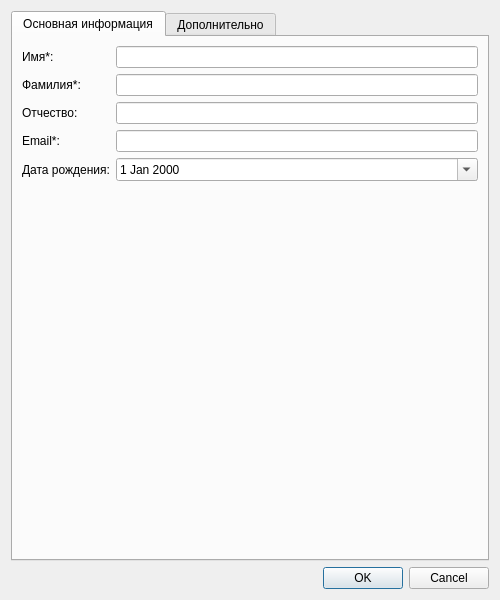
<?xml version="1.0" encoding="UTF-8"?>
<ui version="4.0">
 <class>EditContactDialog</class>
 <widget class="QDialog" name="EditContactDialog">
  <property name="geometry">
   <rect>
    <x>0</x>
    <y>0</y>
    <width>500</width>
    <height>600</height>
   </rect>
  </property>
  <property name="windowTitle">
   <string>Редактирование контакта</string>
  </property>
  <layout class="QVBoxLayout" name="verticalLayout">
   <item>
    <widget class="QTabWidget" name="tabWidget">
     <property name="currentIndex">
      <number>0</number>
     </property>
     <widget class="QWidget" name="tab">
      <attribute name="title">
       <string>Основная информация</string>
      </attribute>
      <layout class="QFormLayout" name="formLayout">
       <item row="0" column="0">
        <widget class="QLabel" name="firstNameLabel">
         <property name="text">
          <string>Имя*:</string>
         </property>
        </widget>
       </item>
       <item row="0" column="1">
        <widget class="QLineEdit" name="firstNameEdit"/>
       </item>
       <item row="1" column="0">
        <widget class="QLabel" name="lastNameLabel">
         <property name="text">
          <string>Фамилия*:</string>
         </property>
        </widget>
       </item>
       <item row="1" column="1">
        <widget class="QLineEdit" name="lastNameEdit"/>
       </item>
       <item row="2" column="0">
        <widget class="QLabel" name="patronymicLabel">
         <property name="text">
          <string>Отчество:</string>
         </property>
        </widget>
       </item>
       <item row="2" column="1">
        <widget class="QLineEdit" name="patronymicEdit"/>
       </item>
       <item row="3" column="0">
        <widget class="QLabel" name="emailLabel">
         <property name="text">
          <string>Email*:</string>
         </property>
        </widget>
       </item>
       <item row="3" column="1">
        <widget class="QLineEdit" name="emailEdit"/>
       </item>
       <item row="4" column="0">
        <widget class="QLabel" name="birthDateLabel">
         <property name="text">
          <string>Дата рождения:</string>
         </property>
        </widget>
       </item>
       <item row="4" column="1">
        <widget class="QDateEdit" name="birthDateEdit">
         <property name="calendarPopup">
          <bool>true</bool>
         </property>
        </widget>
       </item>
      </layout>
     </widget>
     <widget class="QWidget" name="tab_2">
      <attribute name="title">
       <string>Дополнительно</string>
      </attribute>
      <layout class="QVBoxLayout" name="verticalLayout_3">
       <item>
        <widget class="QLabel" name="addressLabel">
         <property name="text">
          <string>Адрес:</string>
         </property>
        </widget>
       </item>
       <item>
        <widget class="QPlainTextEdit" name="addressEdit"/>
       </item>
       <item>
        <widget class="QLabel" name="phonesLabel">
         <property name="text">
          <string>Телефоны*:</string>
         </property>
        </widget>
       </item>
       <item>
        <layout class="QHBoxLayout" name="horizontalLayout_2">
         <item>
          <widget class="QLineEdit" name="phoneEdit"/>
         </item>
         <item>
          <widget class="QPushButton" name="addPhoneButton">
           <property name="text">
            <string>Добавить</string>
           </property>
          </widget>
         </item>
         <item>
          <widget class="QPushButton" name="removePhoneButton">
           <property name="text">
            <string>Удалить</string>
           </property>
          </widget>
         </item>
        </layout>
       </item>
       <item>
        <widget class="QListWidget" name="phoneListWidget"/>
       </item>
      </layout>
     </widget>
    </widget>
   </item>
   <item>
    <widget class="QDialogButtonBox" name="buttonBox">
     <property name="orientation">
      <enum>Qt::Horizontal</enum>
     </property>
     <property name="standardButtons">
      <set>QDialogButtonBox::Cancel|QDialogButtonBox::Ok</set>
     </property>
    </widget>
   </item>
  </layout>
 </widget>
 <resources/>
 <connections>
  <connection>
   <sender>addPhoneButton</sender>
   <signal>clicked()</signal>
   <receiver>EditContactDialog</receiver>
   <slot>on_addPhoneButton_clicked()</slot>
  </connection>
  <connection>
   <sender>removePhoneButton</sender>
   <signal>clicked()</signal>
   <receiver>EditContactDialog</receiver>
   <slot>on_removePhoneButton_clicked()</slot>
  </connection>
  <connection>
   <sender>buttonBox</sender>
   <signal>accepted()</signal>
   <receiver>EditContactDialog</receiver>
   <slot>accept()</slot>
  </connection>
  <connection>
   <sender>buttonBox</sender>
   <signal>rejected()</signal>
   <receiver>EditContactDialog</receiver>
   <slot>reject()</slot>
  </connection>
 </connections>
 <slots>
  <slot>on_addPhoneButton_clicked()</slot>
  <slot>on_removePhoneButton_clicked()</slot>
 </slots>
</ui>
